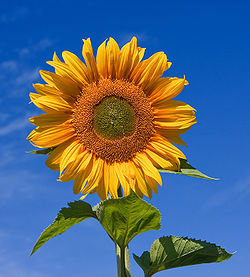
%> input picture sunflower.jpeg, 250 x 277 px
$ octave imageNegative.m   (GNU Octave 9; MATLAB toolbox functions it lacks are replaced by stand-ins)
%> lines starting %> are read from the running program, lines starting %| are printed output that depends on the picture
close all; clear all;

cd ~/Desktop/imageProcessingLessons/

inputImage = imread('sunflower.jpeg');
%> inputImage is the input picture: size 277x250x3 uint8; mean R, G, B 84.2, 106.1, 127.5
inputImageGray = rgb2gray(inputImage);
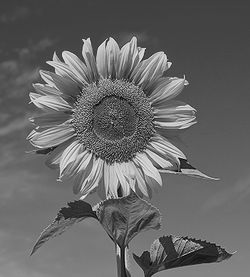
%> inputImageGray: size 277x250 uint8; min 2, max 245, mean 102

% % invert the image
maxGrayValue = 255;
inverseImage = maxGrayValue - inputImageGray;
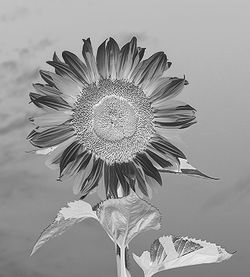
%> inverseImage: size 277x250 uint8; min 10, max 253, mean 153
figure('Name', 'Original Image'); imshow(abs(inputImageGray), []);
figure('Name', 'Inverse Image'); imshow(abs(inverseImage), []);
